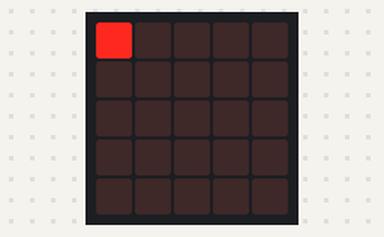
Recording of a program running on a simulated BBC micro:bit (MakeCode). Parts: the board's 5×5 LED display.

Above: at 0.1 s.
At 1.1 s:
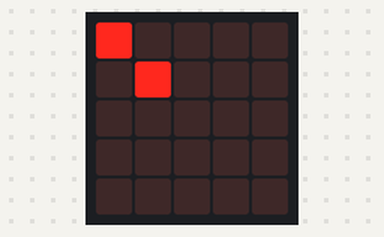
At 2.1 s:
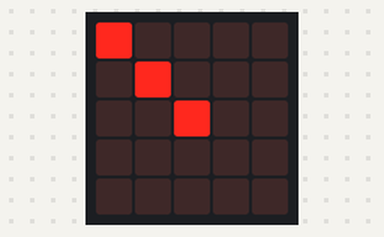
At 3.1 s:
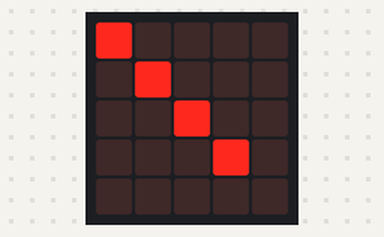
At 4.1 s:
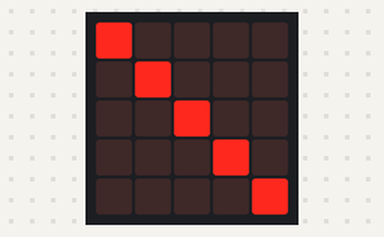

Measured:
- what the display in image 1 shows lasts 1.0 s, from 1.0 s to 2.0 s

The program:

main.ts
```typescript
led.plot(0, 0)
basic.forever(function () {
    led.plot(0, 0)
    basic.pause(1000)
    led.plot(0, 0)
    led.plot(1, 1)
    basic.pause(1000)
    led.plot(1, 1)
    led.plot(2, 2)
    basic.pause(1000)
    led.plot(2, 2)
    led.plot(3, 3)
    basic.pause(1000)
    led.plot(3, 3)
    led.plot(4, 4)
    basic.pause(1000)
    led.plot(4, 4)
})
```

test.ts
```typescript
// testes vão aqui; isto não será compilado quando este pacote for usado como uma extensão.
```
